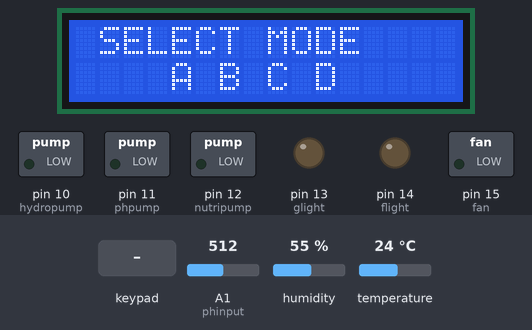
Recording of a sketch running on a simulated Arduino Mega 2560, built with avr-gcc and run on an emulated ATmega2560. On the bench: 16×2 character LCD, switched loads named in the sketch (green lamp = pin HIGH), output pins drawn as LEDs (lit = HIGH). The inputs (shaded band) are chosen by the test bench; at power-on: A1 (phinput) = 512, humidity 55 %, temperature 24 °C. What the sketch prints to the serial monitor is not drawn.

Above: at 5.2 s.
5.3 s: key 'A' pressed
At 7.9 s:
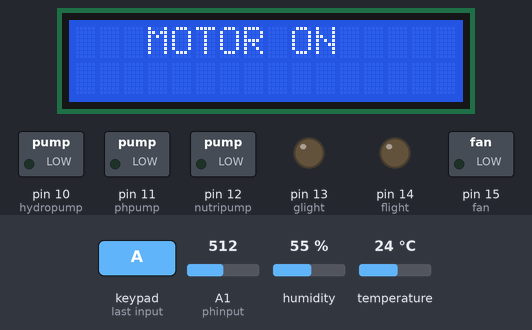
8.3 s: key 'B' pressed
11.3 s: A1 (phinput) set to 599
14.3 s: A1 (phinput) set to 621
At 14.9 s:
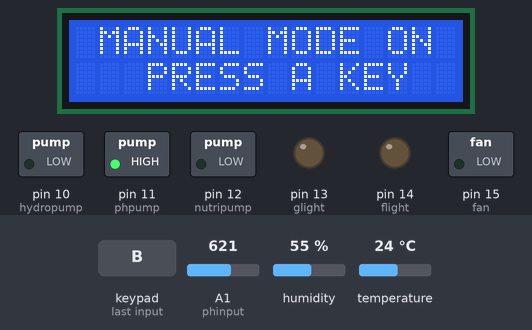
15.8 s: key 'C' pressed
At 18.5 s:
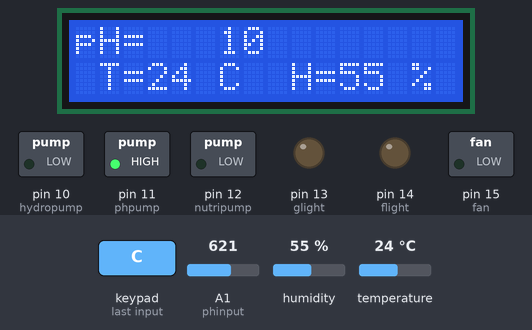
18.8 s: A1 (phinput) set to 511
At 20.9 s:
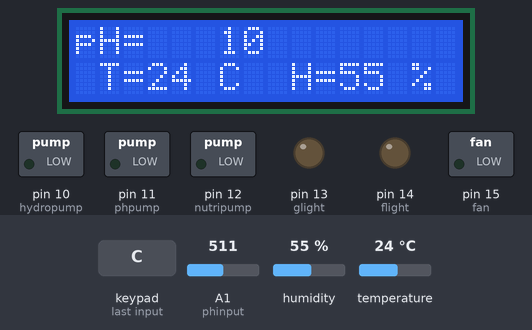
Timing chart, 0 to 22.4 s (numbered marks = the images above; inputs shaded):
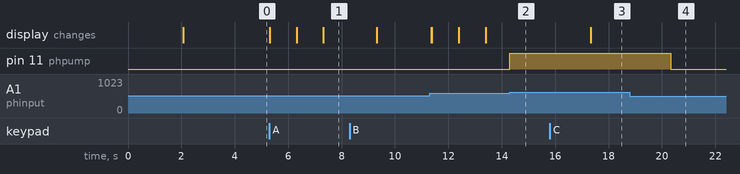

The sketch:

Automated_Hydroponics.ino
```cpp
//Libraries
#include <Keypad.h>
#include<dht.h>
#include<LiquidCrystal.h>

LiquidCrystal lcd(43,45,47,49,51,53);
dht DHT;

//Input Pins
#define dhtinput A0
#define phinput A1

//Output Pins
int hydropump=10;
int phpump=11;
int nutripump=12;
int glight=13;
int flight=14;
int fan=15;

//Variables
unsigned long int avgValue; //Average pH
float b;
int phreg[10],temp;
int phValue;

int mode;
int temps;
int humi;

char customKey;

const byte ROWS = 4;
const byte COLS = 4;

char hexaKeys[ROWS][COLS] = {
  {'1', '2', '3', 'A'},
  {'4', '5', '6', 'B'},
  {'7', '8', '9', 'C'},
  {'*', '0', '#', 'D'}
};

byte rowPins[ROWS] = {9, 8, 7, 6};
byte colPins[COLS] = {5, 4, 3, 2};

Keypad customKeypad = Keypad(makeKeymap(hexaKeys), rowPins, colPins, ROWS, COLS);

void setup() {

  pinMode(hydropump,OUTPUT);
  pinMode(phpump,OUTPUT);
  pinMode(nutripump,OUTPUT);
  pinMode(glight,OUTPUT);
  pinMode(flight,OUTPUT);
  pinMode(fan,OUTPUT);

  //Serial
  Serial.begin(9600);
  Serial.println("DEVELOPER MODE");
//LCD
  lcd.begin(16,2);

  lcd.setCursor(1,0);
  lcd.print("HYDROPONINATOR");
  lcd.setCursor(6,1);
  lcd.print("By Doof");
  delay(2000);
  lcd.clear();
  lcd.setCursor(1,0);
  lcd.print("SELECT MODE");
  lcd.setCursor(4,1);
  lcd.println("A B C D     ");
  delay(2000);
}

void loop()
{
  phbalance();
  customKey = customKeypad.getKey();
  if (customKey=='A') // Automatic Mode
  {
    mode=0;
    lcd.clear();
    lcd.print("DEFAULT MODE");
    delay(1000);
    automode();

  }
  if (customKey=='B') // Manual Mode
  {
    mode=1;
    lcd.clear();
    lcd.print("MANUAL MODE");
    delay(1000);
    manualmode();

  }

  if (customKey=='C') // Sensor Display
  {
    mode=0;
    lcd.clear();
    lcd.print("SENSOR DISPLAY");
    lcd.clear();
    phsens();
    lcd.setCursor(0,0);
    lcd.print("pH= ");
    lcd.setCursor(6,0);
    lcd.print(phValue);
    dhtsens();
    lcd.setCursor(1,1);
    lcd.print("T= ");
    lcd.setCursor(3,1);
    lcd.print(temps);
    lcd.setCursor(5,1);
    lcd.print(" C ");
    lcd.setCursor(9,1);
    lcd.print("H= ");
    lcd.setCursor(11,1);
    lcd.print(humi);
    lcd.setCursor(13,1);
    lcd.print(" % ");


  }

  if ((customKey=='1') && (mode==1))
 {
     digitalWrite(hydropump,HIGH);
     Serial.print("PUMP");
 }
  if ((customKey=='4') && (mode==1))
  {
    digitalWrite(hydropump,LOW);
    Serial.print("OFF");
  }
  if ((customKey=='2') && (mode==1))
  {
    digitalWrite(nutripump,HIGH);
  }
  if ((customKey=='5') && (mode==1))
  {
    digitalWrite(nutripump,LOW);
  }
  if ((customKey=='3') && (mode==1))
  {
    digitalWrite(phpump,HIGH);
  }
  if ((customKey=='6') && (mode==1))
  {
    digitalWrite(phpump,LOW);
  }
  if ((customKey=='7') && (mode==1))
  {
    digitalWrite(fan,HIGH);
  }
  if ((customKey=='*') && (mode==1))
  {
    digitalWrite(fan,LOW);
  }
  if ((customKey=='8') && (mode==1))
  {
    digitalWrite(flight,HIGH);
  }
  if ((customKey=='0') && (mode==1))
  {
    digitalWrite(flight,LOW);
  }
  if ((customKey=='9') && (mode==1))
  {
    digitalWrite(glight,HIGH);
  }
  if ((customKey=='#') && (mode==1))
  {
    digitalWrite(glight,LOW);
  }

}

void manualmode()
{
 lcd.clear();
 lcd.setCursor(1,0);
 lcd.print("Please Wait");
 lcd.setCursor(3,1);
 lcd.print("Initiating...");
 delay(1000);
 lcd.clear();
 lcd.setCursor(1,0);
 lcd.print("MANUAL MODE ON");
 lcd.setCursor(3,1);
 lcd.print("PRESS A KEY");
}


void automode()
{
  lcd.clear();
  lcd.setCursor(1,0);
  lcd.print("Please Wait");
  lcd.setCursor(3,1);
  lcd.print("Initiating...");
  delay(1000);
  lcd.clear();
  lcd.setCursor(3,0);
  lcd.print("MOTOR ON");
  digitalWrite(hydropump,LOW);
  delay(2000);
  lcd.setCursor(0,1);
  lcd.print("LIGHTS ON");
  digitalWrite(glight,LOW);
  digitalWrite(flight,LOW);
  delay(2000);
  /*lcd.setCursor(10,1);
  lcd.print("FAN ON");
  delay(1000);*/
  lcd.clear();
  lcd.setCursor(0,0);
  lcd.print("AUTO MODE");
  dhtsens();
  lcd.setCursor(0,1);
  lcd.print("T-");
  lcd.setCursor(4,1);
  lcd.print(temps);
  lcd.setCursor(6,1);
  lcd.print("C");
  lcd.setCursor(8,1);
  lcd.print("H-");
  lcd.setCursor(11,1);
  lcd.print(humi);
  lcd.setCursor(14,1);
  lcd.print("%");
  phsens();
  lcd.setCursor(10,0);
  lcd.print("pH-");
  lcd.setCursor(13,0);
  lcd.print(phValue);
  phbalance();
}

void dhtsens() //DHT11 Sensor
{
    DHT.read11(dhtinput);
    humi=DHT.humidity;
    temps=DHT.temperature;

}

void phsens() //pH Sensor
{
  for(int i=0;i<10;i++)       //Get 10 sample value from the sensor for smooth the value
  {
    phreg[i]=analogRead(phinput);
  }
  for(int i=0;i<9;i++)        //sort the analog from small to large
  {
    for(int j=i+1;j<10;j++)
    {
      if(phreg[i]>phreg[j])
      {
        temp=phreg[i];
        phreg[i]=phreg[j];
        phreg[j]=temp;
      }
    }
  }
  avgValue=0;
  for(int i=2;i<8;i++)                      //average value of 6 center sample
    avgValue+=phreg[i];
    phValue=(float)avgValue*5.0/1024/6; //convert the analog into millivolt
  phValue=3.5*phValue;  //convert the millivolt into pH value
}

void phbalance()
{
  phsens();
  if(phValue>7.5)
  {
  digitalWrite(phpump,HIGH);
  delay(3000);
  return;
  }
  else
  {
    digitalWrite(phpump,LOW);
    return;
  }
}
```

Measured:
- the behaviour switches between 614 and 615 on A1 (phinput) (found by bisection; images 1 and 2)
- after the input at 5.3 s, the display: first changes at once (image 1 shows a later state)
- after the input at 14.3 s, pin 11 (phpump): LOW → HIGH at once
- after the input at 15.8 s, the display: changes after 1.5 s (image 3)
- after the input at 18.8 s, pin 11 (phpump): HIGH → LOW after 1.5 s
